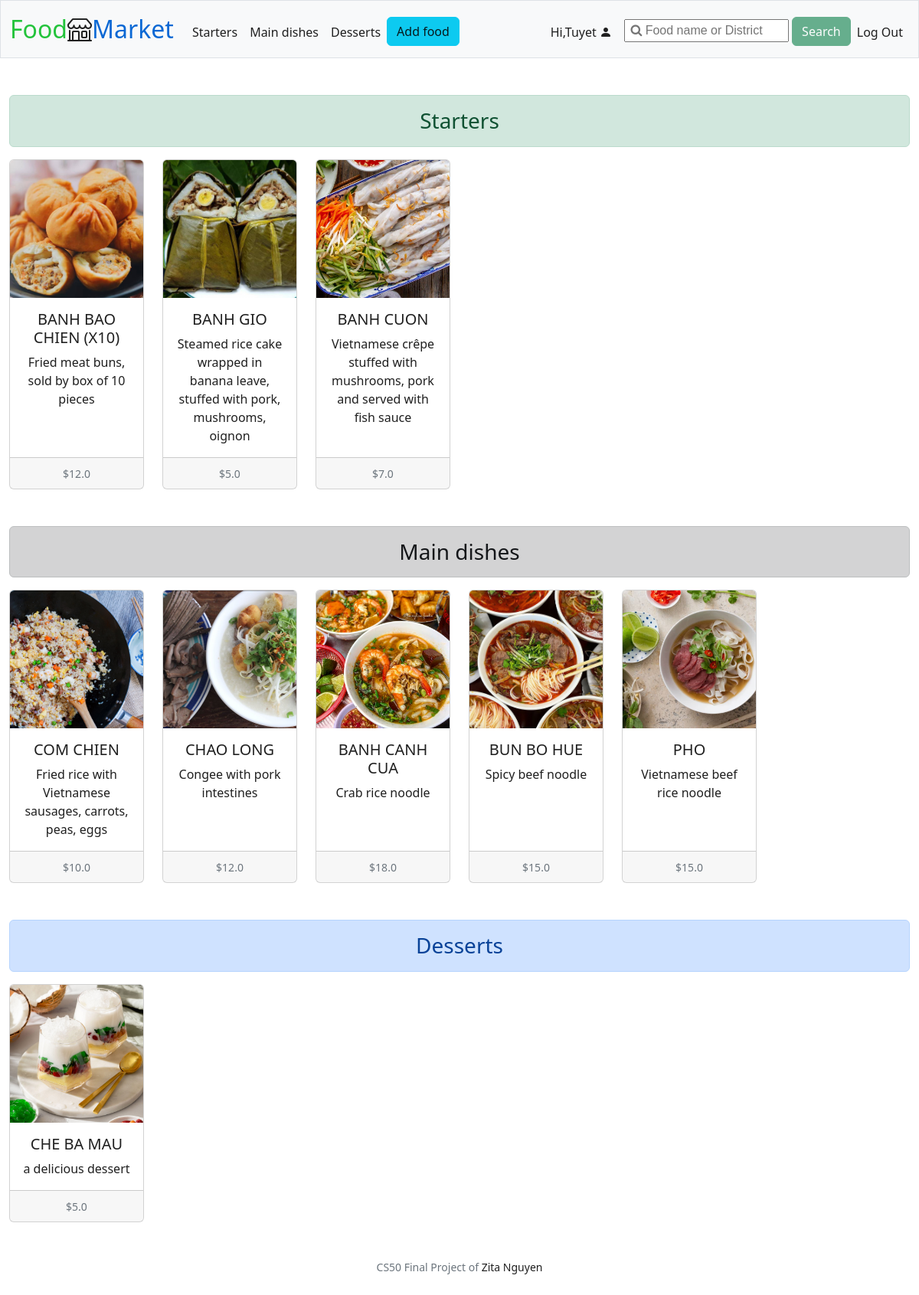
The page / (signed in) on the database its author committed.
### tables this page shows
CREATE TABLE food (
id INTEGER PRIMARY KEY AUTOINCREMENT, 
category TEXT NOT NULL,
name TEXT NOT NULL,
photo BLOB NOT NULL,
description TEXT NOT NULL,
price REAL NOT NULL,
date DATETIME NOT NULL,
user_id INTEGER NOT NULL,
FOREIGN KEY (user_id) REFERENCES users (id)
);

### app.py (the view)
@app.route("/")
@login_required
def index():
    all_products = query_get_all_products()
    starters = list(filter(lambda product: product[1] == "Starter", all_products))
    main_dishes = list(filter(lambda product: product[1] == "Main dish", all_products))
    desserts = list(filter(lambda product: product[1] == "Dessert", all_products))
    return render_template("index.html", starters=starters, main_dishes=main_dishes, desserts=desserts)

### app.py (called while the page is built)
@app.after_request
def after_request(response):
    response.headers["Cache-Control"] = "no-cache, no-store, must-revalidate"
    response.headers["Expires"] = 0
    response.headers["Pragma"] = "no-cache"
    return response

### helpers.py (called while the page is built)
def login_required(f):
    @wraps(f)
    def decorated_function(*args, **kwargs):
        if session.get("user_id") is None:
            return redirect("/login")
        return f(*args, **kwargs)
    return decorated_function

### queries.py (called while the page is built)
def query_get_all_products():
    conn = sqlite3.connect("market.db")
    c = conn.cursor()
    c.execute ("SELECT * FROM food")
    all_products = c.fetchall()
    conn.close()
    return all_products

### templates/index.html (shortened to what this page needs)
{% extends "layout.html" %}
{% block main %}
<div class="alert alert-success text-center h3" role="alert">
    Starters
</div>
<div class="row row-cols-1 row-cols-lg-6 row-cols-md-3 g-4 text-center">
  {% if not starters %}
    <div class="col">
      <div class="card h-100">
        <img class="card-img-top" src="{{url_for('static', filename='photos/no_food.jpeg')}}" alt="No product">
        <div class="card-body">
          <p class="card-text">No starter.</p>
        </div>
      </div>
    </div>
  {% else %}
    {% for starter in starters[-6:]|reverse %}
      <div class="col">
        <a href="/product/{{ starter[0] }}">
          <div class="card h-100">
            <img src="{{url_for('static', filename='photos/' + starter[3])}}" class="card-img-top" alt="{{ starter[2] }}">
            <div class="card-body">
              <h5 class="card-title">{{ starter[2] }}</h5>
              <p class="card-text">{{ starter[4] }}</p>
            </div>
            <div class="card-footer">
              <small class="text-muted">${{ starter[5] }}</small>
            </div>
          </div>
          </a>
        </div>
    {% endfor %}
  {% endif %}
</div>
<div class="alert alert-dark text-center h3 mt-5" role="alert">
    Main dishes
</div>
<div class="row row-cols-1 row-cols-lg-6 row-cols-md-3 g-4 text-center">
  {% if not main_dishes %}
    <div class="col">
      <div class="card h-100">
        <img class="card-img-top" src="{{url_for('static', filename='photos/no_food.jpeg')}}" alt="No product">
        <div class="card-body">
          <p class="card-text">No main dish.</p>
        </div>
      </div>
    </div>
  {% else %}
    {% for main_dish in main_dishes[-6:]|reverse %}
    <div class="col">
        <a href="/product/{{ main_dish[0] }}">
          <div class="card h-100">
            <img src="{{url_for('static', filename='photos/' + main_dish[3])}}" class="card-img-top" alt="{{ main_dish[2] }}">
            <div class="card-body">
              <h5 class="card-title">{{ main_dish[2] }}</h5>
              <p class="card-text">{{ main_dish[4] }}</p>
            </div>
            <div class="card-footer">
              <small class="text-muted">${{ main_dish[5] }}</small>
            </div>
          </div>
        </a>
      </div>
    {% endfor %}
  {% endif %}
</div>
<div class="alert alert-primary text-center h3 mt-5" role="alert">
    Desserts
</div>
<div class="row row-cols-1 row-cols-lg-6 row-cols-md-3 g-4 text-center">
  {% if not desserts %}
    <div class="col">
      <div class="card h-100">
        <img class="card-img-top" src="{{url_for('static', filename='photos/no_food.jpeg')}}" alt="No product">
        <div class="card-body">
          <p class="card-text">No dessert.</p>
        </div>
      </div>
    </div>
  {% else %}
    {% for dessert in desserts[-6:]|reverse %}
      <div class="col">
        <a href="/product/{{ dessert[0] }}">
          <div class="card h-100">
            <img src="{{url_for('static', filename='photos/' + dessert[3])}}" class="card-img-top" alt="{{ dessert[2] }}">
            <div class="card-body">
              <h5 class="card-title">{{ dessert[2] }}</h5>
              <p class="card-text">{{ dessert[4] }}</p>
            </div>
            <div class="card-footer">
              <small class="text-muted">${{ dessert[5] }}</small>
            </div>
          </div>
        </a>
      </div>
    {% endfor %}
  {% endif %}
</div>
{% endblock %}

### static/styles.css (style rules this page uses)
a:link, a:visited { text-decoration: none; color: rgba(7, 7, 7, 0.9); }
.card-img-top { width: 100%; height: 15vw; object-fit: cover; }
.card-title { text-transform: uppercase; }

### rows shown on the page
food: photo (picture), name "BANH BAO CHIEN (X10)", description "Fried meat buns, sold by box of 10 pieces", price "12.0"
food: photo (picture), name "BANH GIO", description "Steamed rice cake wrapped in banana leave, stuffed with pork, mushrooms, oignon", price "5.0"
food: photo (picture), name "BANH CUON", description "Vietnamese crêpe stuffed with mushrooms, pork and served with fish sauce", price "7.0"
food: photo (picture), name "COM CHIEN", description "Fried rice with Vietnamese sausages, carrots, peas, eggs", price "10.0"
food: photo (picture), name "CHAO LONG", description "Congee with pork intestines", price "12.0"
food: photo (picture), name "BANH CANH CUA", description "Crab rice noodle", price "18.0"
food: photo (picture), name "BUN BO HUE", description "Spicy beef noodle", price "15.0"
food: photo (picture), name "PHO", description "Vietnamese beef rice noodle", price "15.0"
food: photo (picture), name "CHE BA MAU", description "a delicious dessert", price "5.0"

### other values the page prints
{{ session["user_name"].capitalize() }} "Tuyet"
